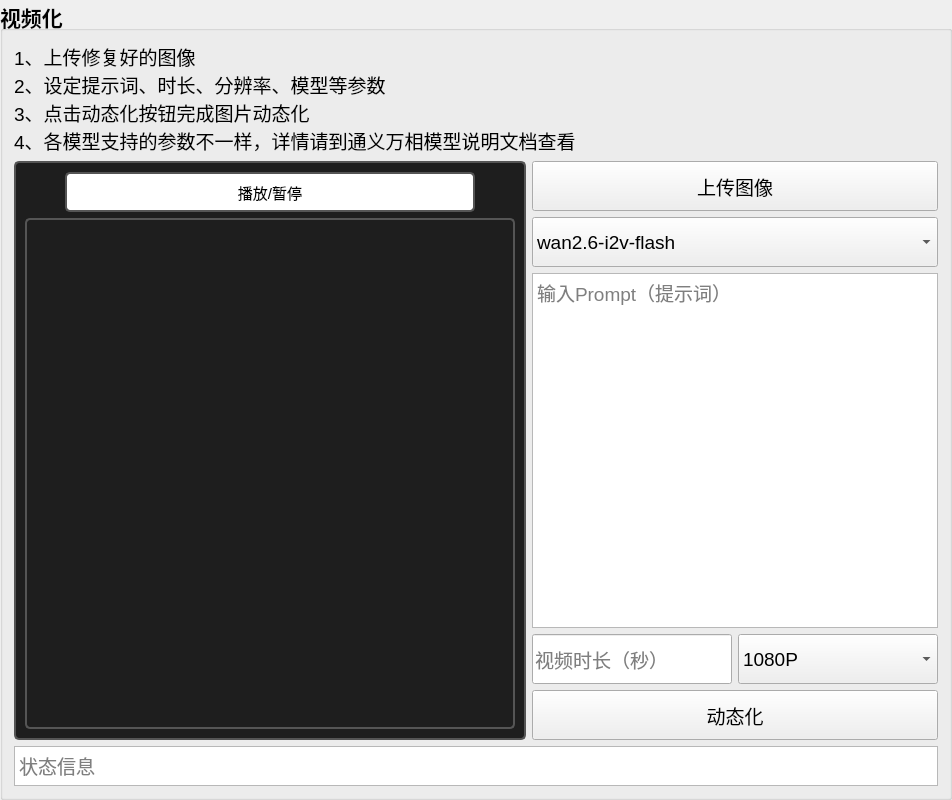
             <widget class="QGroupBox" name="groupBox_9">
              <property name="minimumSize">
               <size>
                <width>500</width>
                <height>800</height>
               </size>
              </property>
              <property name="font">
               <font>
                <pointsize>16</pointsize>
                <bold>true</bold>
               </font>
              </property>
              <property name="title">
               <string>视频化</string>
              </property>
              <layout class="QVBoxLayout" name="verticalLayout_14">
               <item>
                <layout class="QGridLayout" name="gridLayout_10">
                 <item row="2" column="1" colspan="2">
                  <widget class="QComboBox" name="comboBox_model">
                   <property name="minimumSize">
                    <size>
                     <width>0</width>
                     <height>50</height>
                    </size>
                   </property>
                   <property name="font">
                    <font>
                     <pointsize>14</pointsize>
                     <bold>false</bold>
                    </font>
                   </property>
                   <item>
                    <property name="text">
                     <string>wan2.6-i2v-flash</string>
                    </property>
                   </item>
                   <item>
                    <property name="text">
                     <string>wan2.6-i2v</string>
                    </property>
                   </item>
                   <item>
                    <property name="text">
                     <string>wan2.5-i2v-preview</string>
                    </property>
                   </item>
                   <item>
                    <property name="text">
                     <string>wan2.2-i2v-flash</string>
                    </property>
                   </item>
                   <item>
                    <property name="text">
                     <string>wan2.2-i2v-plus</string>
                    </property>
                   </item>
                   <item>
                    <property name="text">
                     <string>wanx2.1-i2v-plus</string>
                    </property>
                   </item>
                   <item>
                    <property name="text">
                     <string>wanx2.1-i2v-turbo</string>
                    </property>
                   </item>
                  </widget>
                 </item>
                 <item row="0" column="0" colspan="3">
                  <widget class="QLabel" name="label_4">
                   <property name="minimumSize">
                    <size>
                     <width>0</width>
                     <height>100</height>
                    </size>
                   </property>
                   <property name="font">
                    <font>
                     <pointsize>14</pointsize>
                     <bold>false</bold>
                    </font>
                   </property>
                   <property name="text">
                    <string>1、上传修复好的图像
2、设定提示词、时长、分辨率、模型等参数
3、点击动态化按钮完成图片动态化
4、各模型支持的参数不一样，详情请到通义万相模型说明文档查看</string>
                   </property>
                  </widget>
                 </item>
                 <item row="5" column="1" colspan="2">
                  <widget class="QPushButton" name="pushButton_image_to_video">
                   <property name="minimumSize">
                    <size>
                     <width>0</width>
                     <height>50</height>
                    </size>
                   </property>
                   <property name="font">
                    <font>
                     <pointsize>14</pointsize>
                     <bold>false</bold>
                    </font>
                   </property>
                   <property name="text">
                    <string>动态化</string>
                   </property>
                  </widget>
                 </item>
                 <item row="1" column="0" rowspan="5">
                  <widget class="QFrame" name="frame_6">
                   <property name="sizePolicy">
                    <sizepolicy hsizetype="Preferred" vsizetype="Preferred">
                     <horstretch>0</horstretch>
                     <verstretch>0</verstretch>
                    </sizepolicy>
                   </property>
                   <property name="minimumSize">
                    <size>
                     <width>512</width>
                     <height>512</height>
                    </size>
                   </property>
                   <property name="styleSheet">
                    <string notr="true">    border: 2px solid #555;       /* 边框粗细 + 颜色 */
    border-radius: 5px;           /* 圆角 */
    background-color: #1e1e1e;    /* 背景色 */</string>
                   </property>
                   <property name="frameShape">
                    <enum>QFrame::Shape::StyledPanel</enum>
                   </property>
                   <property name="frameShadow">
                    <enum>QFrame::Shadow::Raised</enum>
                   </property>
                   <layout class="QVBoxLayout" name="verticalLayout_16">
                    <item>
                     <layout class="QHBoxLayout" name="horizontalLayout_3">
                      <item>
                       <spacer name="horizontalSpacer_13">
                        <property name="orientation">
                         <enum>Qt::Orientation::Horizontal</enum>
                        </property>
                        <property name="sizeType">
                         <enum>QSizePolicy::Policy::Preferred</enum>
                        </property>
                        <property name="sizeHint" stdset="0">
                         <size>
                          <width>40</width>
                          <height>20</height>
                         </size>
                        </property>
                       </spacer>
                      </item>
                      <item>
                       <widget class="QPushButton" name="pushButton_play_pause">
                        <property name="sizePolicy">
                         <sizepolicy hsizetype="MinimumExpanding" vsizetype="Fixed">
                          <horstretch>0</horstretch>
                          <verstretch>0</verstretch>
                         </sizepolicy>
                        </property>
                        <property name="minimumSize">
                         <size>
                          <width>0</width>
                          <height>40</height>
                         </size>
                        </property>
                        <property name="maximumSize">
                         <size>
                          <width>500</width>
                          <height>16777215</height>
                         </size>
                        </property>
                        <property name="font">
                         <font>
                          <pointsize>11</pointsize>
                         </font>
                        </property>
                        <property name="layoutDirection">
                         <enum>Qt::LayoutDirection::LeftToRight</enum>
                        </property>
                        <property name="styleSheet">
                         <string notr="true">    background-color: rgb(255, 255, 255);    /* 背景色 */</string>
                        </property>
                        <property name="text">
                         <string>播放/暂停</string>
                        </property>
                       </widget>
                      </item>
                      <item>
                       <spacer name="horizontalSpacer_12">
                        <property name="orientation">
                         <enum>Qt::Orientation::Horizontal</enum>
                        </property>
                        <property name="sizeType">
                         <enum>QSizePolicy::Policy::Preferred</enum>
                        </property>
                        <property name="sizeHint" stdset="0">
                         <size>
                          <width>40</width>
                          <height>20</height>
                         </size>
                        </property>
                       </spacer>
                      </item>
                     </layout>
                    </item>
                    <item>
                     <widget class="QGraphicsView" name="graphicsView_video">
                      <property name="minimumSize">
                       <size>
                        <width>0</width>
                        <height>0</height>
                       </size>
                      </property>
                     </widget>
                    </item>
                   </layout>
                  </widget>
                 </item>
                 <item row="4" column="2">
                  <widget class="QComboBox" name="comboBox_resolution">
                   <property name="minimumSize">
                    <size>
                     <width>200</width>
                     <height>50</height>
                    </size>
                   </property>
                   <property name="font">
                    <font>
                     <pointsize>14</pointsize>
                     <bold>false</bold>
                    </font>
                   </property>
                   <item>
                    <property name="text">
                     <string>1080P</string>
                    </property>
                   </item>
                   <item>
                    <property name="text">
                     <string>720P</string>
                    </property>
                   </item>
                   <item>
                    <property name="text">
                     <string>480P</string>
                    </property>
                   </item>
                  </widget>
                 </item>
                 <item row="1" column="1" colspan="2">
                  <widget class="QPushButton" name="pushButton_upload_i2v_image">
                   <property name="minimumSize">
                    <size>
                     <width>0</width>
                     <height>50</height>
                    </size>
                   </property>
                   <property name="font">
                    <font>
                     <pointsize>14</pointsize>
                     <bold>false</bold>
                    </font>
                   </property>
                   <property name="text">
                    <string>上传图像</string>
                   </property>
                  </widget>
                 </item>
                 <item row="3" column="1" colspan="2">
                  <widget class="QTextEdit" name="textEdit_prompt">
                   <property name="minimumSize">
                    <size>
                     <width>0</width>
                     <height>0</height>
                    </size>
                   </property>
                   <property name="maximumSize">
                    <size>
                     <width>16777215</width>
                     <height>16777215</height>
                    </size>
                   </property>
                   <property name="font">
                    <font>
                     <pointsize>14</pointsize>
                     <bold>false</bold>
                    </font>
                   </property>
                   <property name="toolTip">
                    <string/>
                   </property>
                   <property name="readOnly">
                    <bool>false</bool>
                   </property>
                   <property name="placeholderText">
                    <string>输入Prompt（提示词）</string>
                   </property>
                  </widget>
                 </item>
                 <item row="6" column="0" colspan="3">
                  <widget class="QTextEdit" name="textEdit_download_status">
                   <property name="minimumSize">
                    <size>
                     <width>0</width>
                     <height>0</height>
                    </size>
                   </property>
                   <property name="maximumSize">
                    <size>
                     <width>16777215</width>
                     <height>40</height>
                    </size>
                   </property>
                   <property name="font">
                    <font>
                     <pointsize>14</pointsize>
                     <bold>false</bold>
                    </font>
                   </property>
                   <property name="toolTip">
                    <string/>
                   </property>
                   <property name="readOnly">
                    <bool>true</bool>
                   </property>
                   <property name="placeholderText">
                    <string>状态信息</string>
                   </property>
                  </widget>
                 </item>
                 <item row="4" column="1">
                  <widget class="QLineEdit" name="lineEdit_duration">
                   <property name="minimumSize">
                    <size>
                     <width>200</width>
                     <height>50</height>
                    </size>
                   </property>
                   <property name="font">
                    <font>
                     <pointsize>14</pointsize>
                     <bold>false</bold>
                    </font>
                   </property>
                   <property name="text">
                    <string/>
                   </property>
                   <property name="placeholderText">
                    <string>视频时长（秒）</string>
                   </property>
                  </widget>
                 </item>
                </layout>
               </item>
              </layout>
             </widget>
